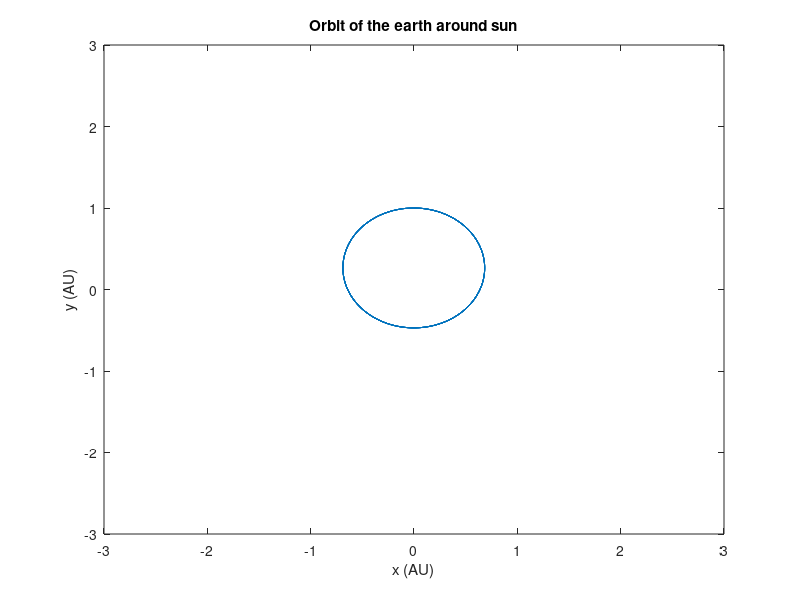

Recreate this plot in MATLAB.
close all;
clear all;


%constants in AUs
R = 1;
v_init = 0.8*2*pi; %*0.72/0.62;
Me = 3.003*1e-6;
G = 4*(pi^2);
Ms = 1;

%time in years
tstart = 0;
tend = 5;
dt = .001;
npoints = (tend-tstart)/dt;

%arrays
x = zeros(npoints, 1);
y = zeros(npoints, 1);
vx = zeros(npoints, 1);
vy = zeros(npoints, 1);
r = zeros(npoints, 1);
time = zeros(npoints,1);
y(1) = R;
vx(1) = v_init;

for step=1:npoints
    r(step) = sqrt(x(step)^2+y(step)^2);
    vx(step+1) = vx(step) - (G*Ms*x(step)*dt)/(r(step)^3);
    x(step+1) = x(step) + vx(step+1)*dt;
    vy(step+1) = vy(step) - (G*Ms*y(step)*dt)/(r(step)^3);
    y(step+1) = y(step) + vy(step+1)*dt;
    time(step+1) = time(step)+dt;
end
max(x);
max(y);
plot(x, y);
title('Orbit of the earth around sun');
xlabel('x (AU)');
ylabel('y (AU)');
xlim([-3,3]);
ylim([-3,3]);

vel = sqrt(vx.^2+vy.^2);
pos = sqrt(x.^2+y.^2);

%Area
dtheta = atan(y./x);
t1=150;
t2=90;
%area covered between t1 and t2
meanx = (x(t2)+x(t1))/(t2-t1);
meany = (y(t2)+y(t1))/(t2-t1);
area = (dtheta(t2)-dtheta(t1))*(meanx^2+meany^2)



% figure();
% plot(time, vel);
% title('Velocity of planet around the sun');
% xlabel('time (years)');
% ylabel('vel (AU)');
% xlim([0 5]);
% 
% figure();
% plot(pos, vel);
% 
% KE = (0.5)*Me*(vx.^2+vy.^2);
% PE = -G*Me*Ms./(sqrt(x.^2+y.^2));
% 
% plot(time, KE*1e5, 'b');
% title('Kinetic Energy');
% xlabel('Time (in years)');
% ylabel('Energy (*1e-5) (in AU)');
% xlim([0, 5]);
% legend('Elliptical', 'Circular');


% figure();
% plot(time, PE*1e5, 'b');
% title('Potential Energy');
% xlabel('Time (in years)');
% ylabel('Energy (*1e-5) (in AU)');
% xlim([0, 5]);
% legend('Elliptical', 'Circular');

% 
% figure();
% plot(time, (KE+PE)*1e5, 'b');
% title('Total Energy');
% xlabel('Time (in years)');
% ylabel('Energy (*1e-5) (in AU)');
% xlim([0, 5]);
% ylim([-10,10]);
% xlim([0, 5]);
% legend('Elliptical', 'Circular');
% hold on;
